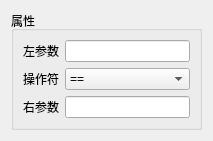
<?xml version="1.0" encoding="UTF-8"?>
<ui version="4.0">
 <class>Form</class>
 <widget class="QWidget" name="Form">
  <property name="geometry">
   <rect>
    <x>0</x>
    <y>0</y>
    <width>213</width>
    <height>122</height>
   </rect>
  </property>
  <property name="windowTitle">
   <string>Form</string>
  </property>
  <layout class="QGridLayout" name="gridLayout">
   <item row="0" column="0">
    <widget class="QGroupBox" name="groupBoxProperty">
     <property name="title">
      <string>属性</string>
     </property>
     <layout class="QFormLayout" name="formLayout">
      <item row="0" column="0">
       <widget class="QLabel" name="labelLeftParam">
        <property name="text">
         <string>左参数</string>
        </property>
       </widget>
      </item>
      <item row="0" column="1">
       <widget class="QLineEdit" name="lineEditLeftParam"/>
      </item>
      <item row="1" column="0">
       <widget class="QLabel" name="labelOperator">
        <property name="text">
         <string>操作符</string>
        </property>
       </widget>
      </item>
      <item row="1" column="1">
       <widget class="QComboBox" name="comboBoxOperator">
        <property name="editable">
         <bool>false</bool>
        </property>
        <property name="currentText">
         <string>==</string>
        </property>
        <item>
         <property name="text">
          <string>==</string>
         </property>
        </item>
        <item>
         <property name="text">
          <string>!=</string>
         </property>
        </item>
        <item>
         <property name="text">
          <string>&lt;</string>
         </property>
        </item>
        <item>
         <property name="text">
          <string>&lt;=</string>
         </property>
        </item>
        <item>
         <property name="text">
          <string>&gt;</string>
         </property>
        </item>
        <item>
         <property name="text">
          <string>&gt;=</string>
         </property>
        </item>
       </widget>
      </item>
      <item row="2" column="0">
       <widget class="QLabel" name="labelRightParam">
        <property name="text">
         <string>右参数</string>
        </property>
       </widget>
      </item>
      <item row="2" column="1">
       <widget class="QLineEdit" name="lineEditRightParam"/>
      </item>
     </layout>
    </widget>
   </item>
  </layout>
 </widget>
 <resources/>
 <connections/>
</ui>
